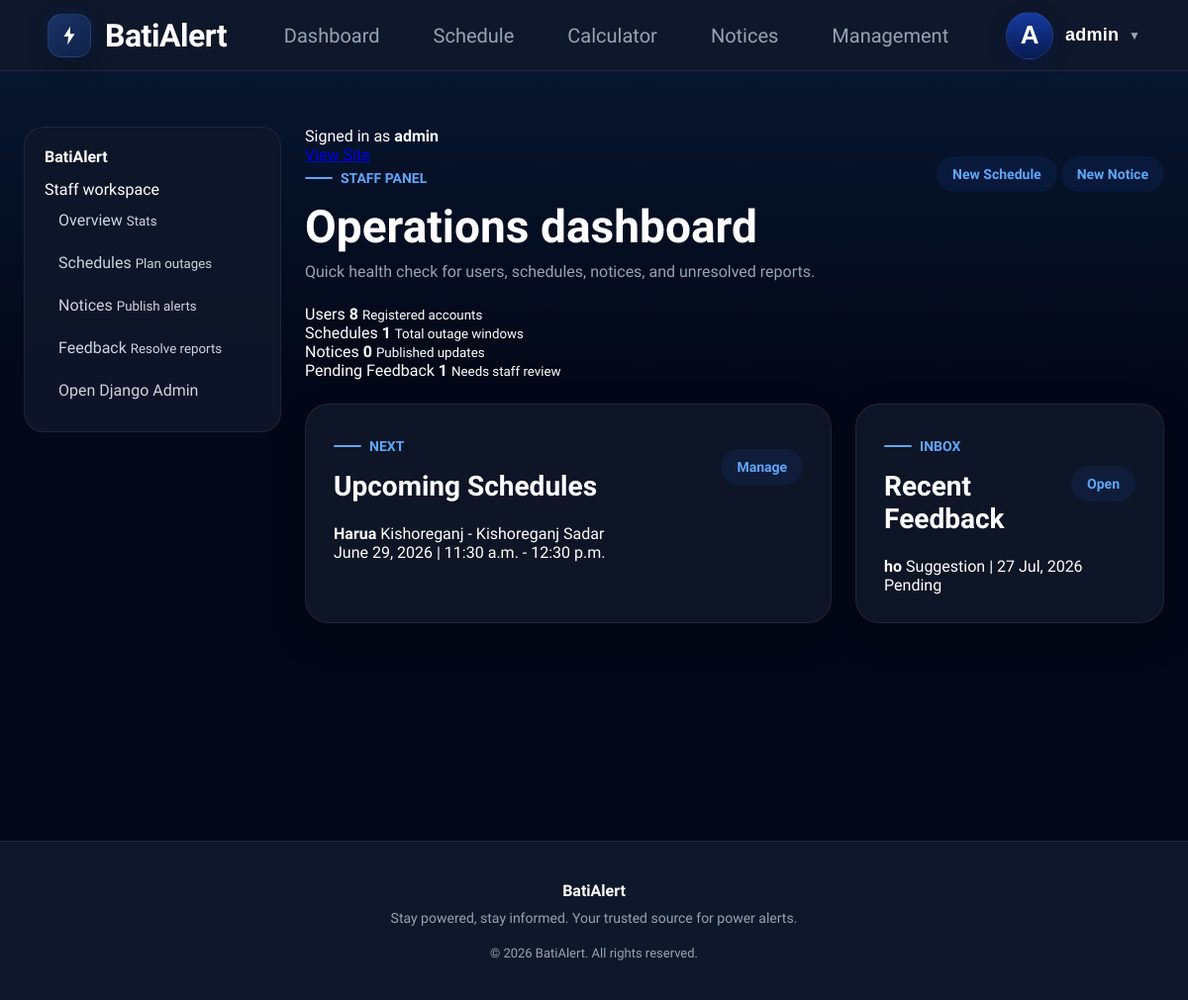
Before: /management/ (signed in) with the older database file.
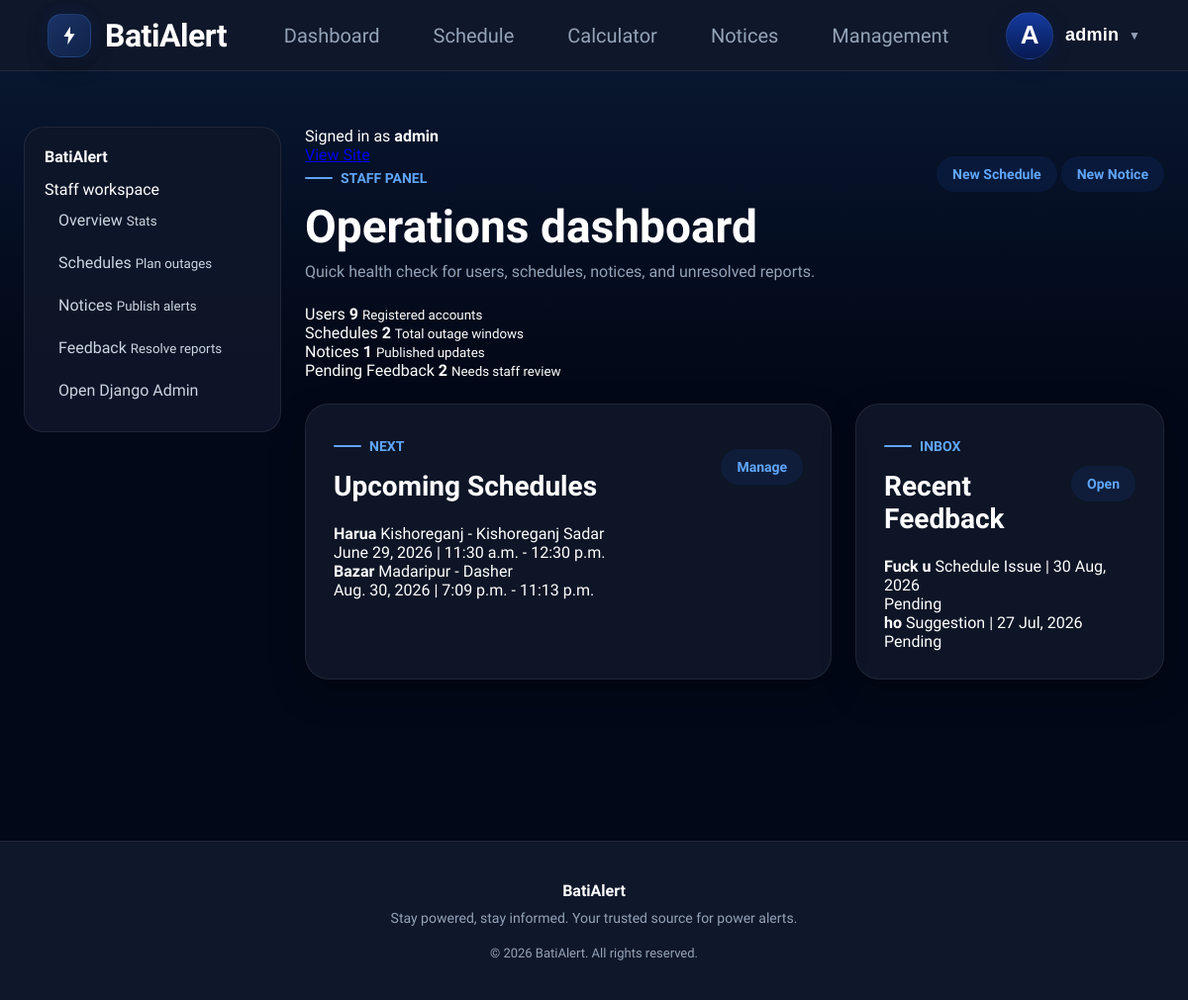
After: the same page with the newer database file.
### core/models.py (models this page shows, shortened)
class Schedule(models.Model):
    SCHEDULE_TYPES = [
        ('Daily', 'Daily'),
        ('Weekly', 'Weekly'),
    ]
    area = models.ForeignKey(
        Area,
        on_delete=models.CASCADE
    )
    start_time = models.TimeField()
    end_time = models.TimeField()
    schedule_type = models.CharField(
        max_length=50,
        choices=SCHEDULE_TYPES,
        default='Daily'
    )
    day_of_week = models.CharField(
        max_length=100,
        blank=True,
        null=True
    )
    start_date = models.DateField()
    end_date = models.DateField(
        blank=True,
        null=True
    )
    reason = models.CharField(
        max_length=200,
        blank=True,
        null=True
    )
    created_at = models.DateTimeField(
        default=timezone.now
    )
    updated_at = models.DateTimeField(
        default=timezone.now
    )

class Area(models.Model):
    district = models.CharField(max_length=100)
    upazila = models.CharField(max_length=100)
    area_name = models.CharField(max_length=100)

class FeedbackReport(models.Model):
    FEEDBACK_TYPES = [
        ('Schedule Issue', 'Schedule Issue'),
        ('Suggestion', 'Suggestion'),
        ('Other', 'Other'),
    ]
    STATUS_CHOICES = [
        ('Pending', 'Pending'),
        ('In Review', 'In Review'),
        ('Resolved', 'Resolved'),
    ]
    user = models.ForeignKey(
        'auth.User',
        on_delete=models.CASCADE,
        null=True,
        blank=True
    )
    area = models.ForeignKey(
        Area,
        on_delete=models.SET_NULL,
        null=True,
        blank=True
    )
    feedback_type = models.CharField(
        max_length=50,
        choices=FEEDBACK_TYPES,
        default='Schedule Issue'
    )
    subject = models.CharField(
        max_length=200
    )
    message = models.TextField()
    status = models.CharField(
        max_length=50,
        choices=STATUS_CHOICES,
        default='Pending'
    )
    staff_note = models.TextField(
        blank=True
    )
    created_at = models.DateTimeField(
        auto_now_add=True
    )
    updated_at = models.DateTimeField(
        auto_now=True
    )

### core/views.py (the view)
@staff_member_required
def management_dashboard(request):
    context = {
        "user_count": User.objects.count(),
        "schedule_count": Schedule.objects.count(),
        "notice_count": Notice.objects.count(),
        "pending_feedback_count": FeedbackReport.objects.filter(
            status="Pending"
        ).count(),
        "recent_feedback": FeedbackReport.objects.select_related(
            "user",
            "area"
        ).order_by("-created_at")[:5],
        "upcoming_schedules": Schedule.objects.select_related(
            "area"
        ).order_by("start_date", "start_time")[:6],
    }
    return render(
        request,
        "management/dashboard.html",
        context
    )

### users/context_processors.py (called while the page is built)
def appliance_context(request):
    return {
        "appliances":
        Appliance.objects.all()
    }

### templates/management/dashboard.html
{% extends 'management/base.html' %}
{% block management_content %}
<div class="page-heading-row">
    <div>
        <span class="home-kicker">Staff Panel</span>
        <h1>Operations dashboard</h1>
        <p>Quick health check for users, schedules, notices, and unresolved reports.</p>
    </div>
    <div class="management-heading-actions">
        <a class="dashboard-link" href="{% url 'management_schedules' %}">New Schedule</a>
        <a class="dashboard-link" href="{% url 'management_notices' %}">New Notice</a>
    </div>
</div>
<div class="management-stat-grid">
    <article class="management-stat-card">
        <span>Users</span>
        <strong>{{ user_count }}</strong>
        <small>Registered accounts</small>
    </article>
    <article class="management-stat-card">
        <span>Schedules</span>
        <strong>{{ schedule_count }}</strong>
        <small>Total outage windows</small>
    </article>
    <article class="management-stat-card">
        <span>Notices</span>
        <strong>{{ notice_count }}</strong>
        <small>Published updates</small>
    </article>
    <article class="management-stat-card urgent">
        <span>Pending Feedback</span>
        <strong>{{ pending_feedback_count }}</strong>
        <small>Needs staff review</small>
    </article>
</div>
<div class="dashboard-grid">
    <section class="dashboard-panel management-card">
        <div class="dashboard-panel-header">
            <div>
                <span class="home-kicker">Next</span>
                <h2>Upcoming Schedules</h2>
            </div>
            <a class="dashboard-link" href="{% url 'management_schedules' %}">Manage</a>
        </div>
        {% for schedule in upcoming_schedules %}
        <div class="management-list-row">
            <div>
                <strong>{{ schedule.area.area_name }}</strong>
                <span>{{ schedule.area.district }} - {{ schedule.area.upazila }}</span>
            </div>
            <span class="management-pill">{{ schedule.start_date }} | {{ schedule.start_time }} - {{ schedule.end_time }}</span>
        </div>
        {% empty %}
        <div class="dashboard-empty compact"><p>No schedules yet.</p></div>
        {% endfor %}
    </section>
    <section class="dashboard-panel management-card">
        <div class="dashboard-panel-header">
            <div>
                <span class="home-kicker">Inbox</span>
                <h2>Recent Feedback</h2>
            </div>
            <a class="dashboard-link" href="{% url 'management_feedback' %}">Open</a>
        </div>
        {% for report in recent_feedback %}
        <div class="management-list-row">
            <div>
                <strong>{{ report.subject }}</strong>
                <span>{{ report.feedback_type }} | {{ report.created_at|date:"d M, Y" }}</span>
            </div>
            <span class="management-pill status-{{ report.status|slugify }}">{{ report.status }}</span>
        </div>
        {% empty %}
        <div class="dashboard-empty compact"><p>No feedback yet.</p></div>
        {% endfor %}
    </section>
</div>
{% endblock %}

Changed rows visible on the page:
added Schedule: area.area_name "Bazar", area.district "Madaripur", area.upazila "Dasher", start_date "Aug. 30, 2026", start_time "7:09 p.m.", end_time "11:13 p.m."
added FeedbackReport: subject "Fuck u", feedback_type "Schedule Issue", created_at "30 Aug, 2026", status "Pending"
Other visible differences:
{{ user_count }}: "8" → "9"
{{ schedule_count }}: "1" → "2"
{{ notice_count }}: "0" → "1"
{{ pending_feedback_count }}: "1" → "2"
